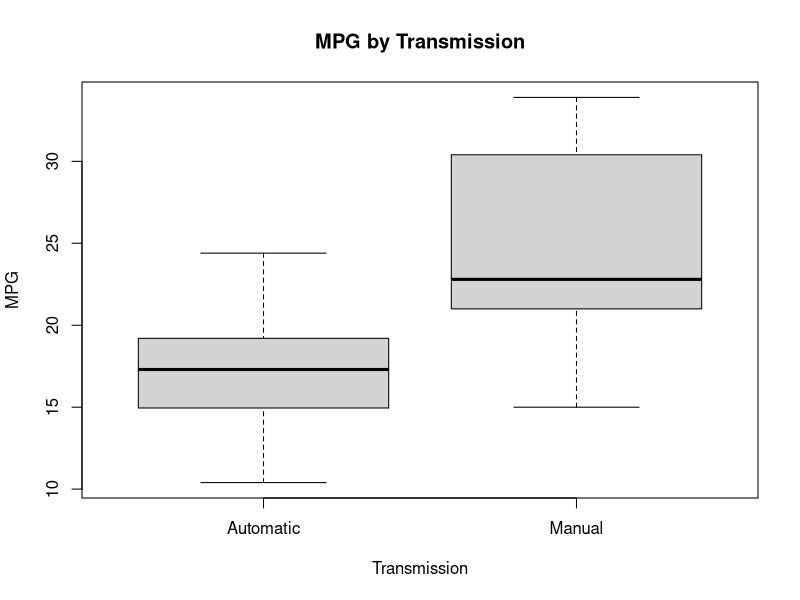
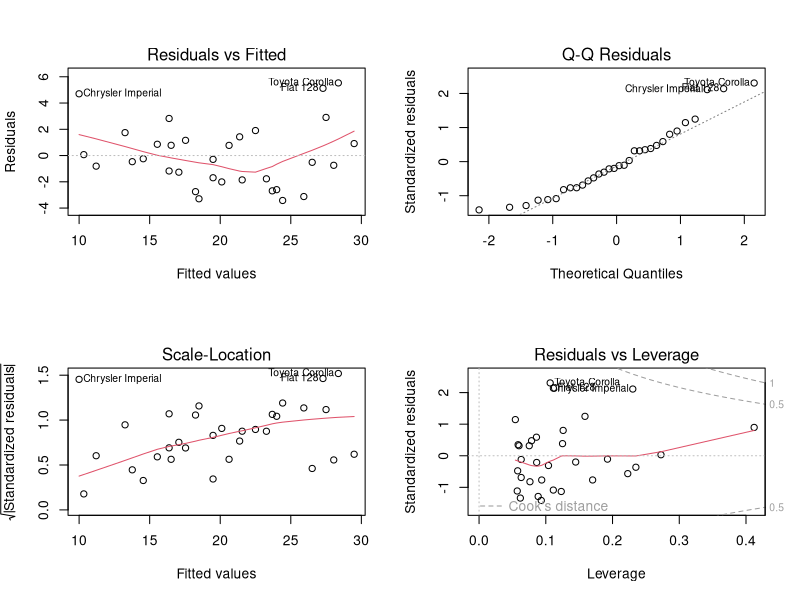

Generate these figures, in order, with R:
## ---- chunk 1
data(mtcars)

head(mtcars)
## ---- chunk 2
boxplot(mpg ~ am, data = mtcars, 
        main = "MPG by Transmission", 
        xlab = "Transmission", 
        ylab = "MPG", 
        names = c("Automatic", "Manual"))
## ---- chunk 3
mdlhpwt <- lm(mpg ~ am + hp + wt, data = mtcars)
par(mfrow = c(2, 2))
plot(mdlhpwt)
## ---- chunk 4
cor(mtcars)
## ---- chunk 5
mdl <- lm(mpg ~ am, data = mtcars)
summary(mdl)
## ---- chunk 6
mdlwt <- lm(mpg ~ am + wt, data = mtcars)
anova(mdl, mdlwt)
mdlcyl <- lm(mpg ~ am + cyl, data = mtcars)
anova(mdl, mdlcyl)
mdldisp <- lm(mpg ~ am + disp, data = mtcars)
anova(mdl, mdldisp)
mdlhp <- lm(mpg ~ am + hp, data = mtcars)
anova(mdl, mdlhp)
## ---- chunk 7
mdlhpwt <- lm(mpg ~ am + hp + wt, data = mtcars)
summary(mdlhpwt)
anova(mdlhp, mdlhpwt)
mdlhpcyl <- lm(mpg ~ am + hp + cyl, data = mtcars)
anova(mdlhp, mdlhpcyl)
mdlhpdisp <- lm(mpg ~ am + hp + disp, data = mtcars)
anova(mdlhp, mdlhpdisp)
## ---- chunk 8
mdlhpwtcyl <- lm(mpg ~ am + hp + wt + cyl, data = mtcars)
anova(mdlhpwt, mdlhpwtcyl)
mdlhpwtdisp <- lm(mpg ~ am + hp + wt + disp, data = mtcars)
anova(mdlhpwt, mdlhpwtdisp)
